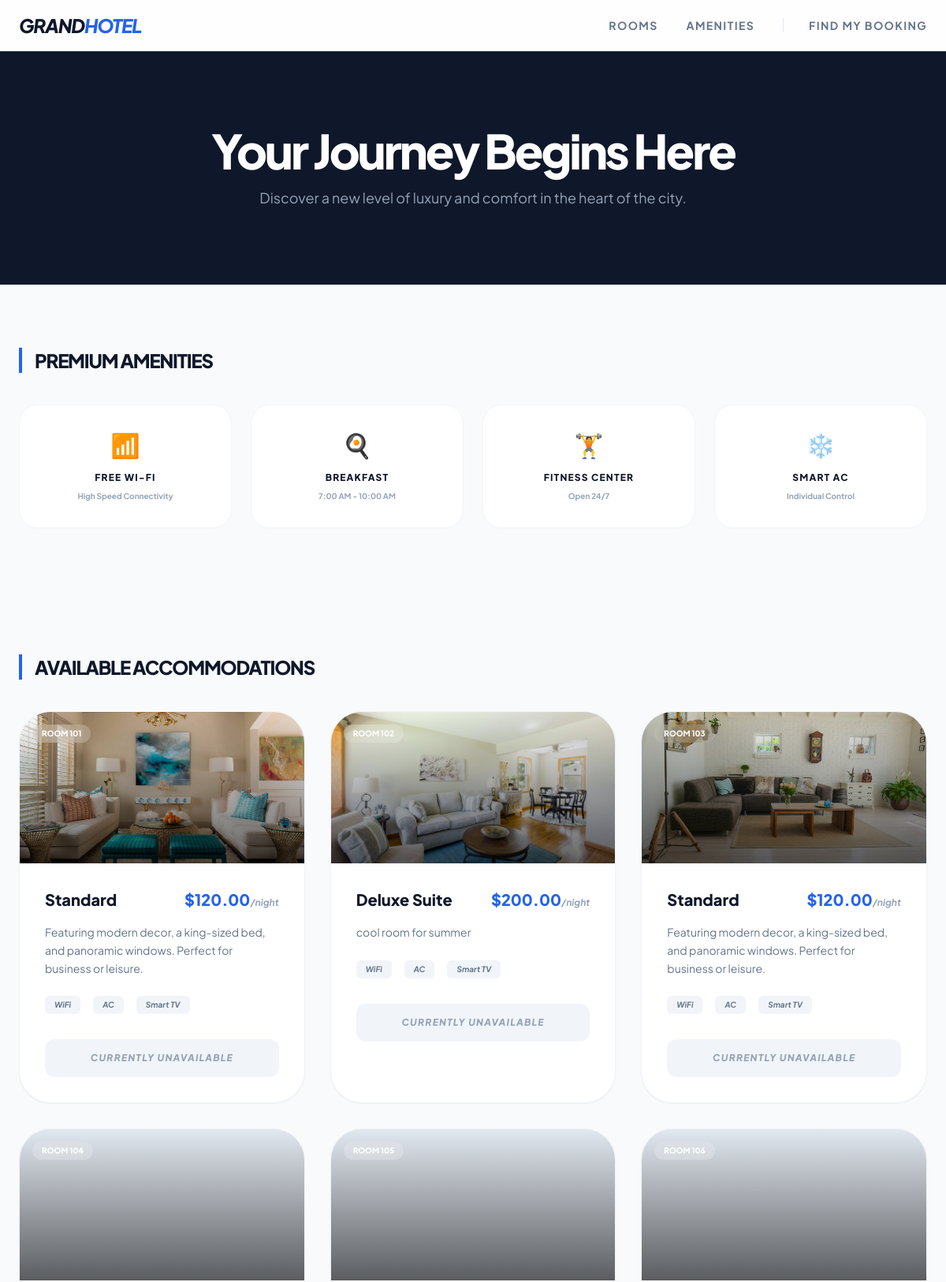
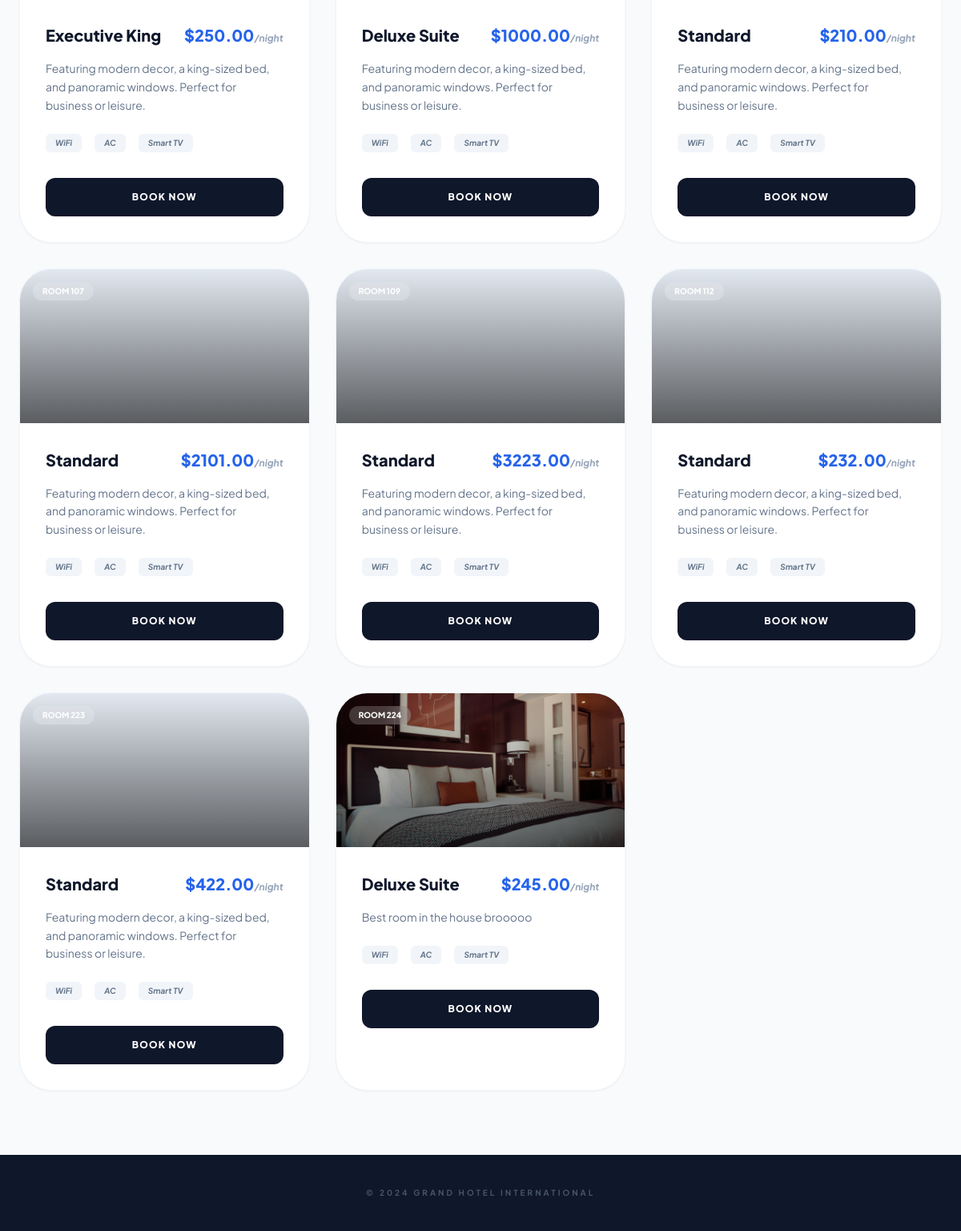
/book_online.php, run on the app's committed database (2 pictures, top to bottom).
### tables this page shows
CREATE TABLE `rooms` (
  `room_id` int(11) NOT NULL,
  `room_number` varchar(10) NOT NULL,
  `room_type` varchar(50) DEFAULT NULL,
  `housekeeping_status` enum('Clean','Dirty','Inspecting') DEFAULT 'Clean',
  `price_per_night` decimal(10,2) DEFAULT NULL,
  `description` text DEFAULT NULL,
  `photo` varchar(255) DEFAULT NULL
);

### book_online.php (the view, shortened to what this page needs)
<?php
include('db.php');
$booking = null;
$rooms_result = mysqli_query($conn, "SELECT * FROM rooms");
?>
<!DOCTYPE html>
<html lang="en">
<head>
    <script src="https://cdn.tailwindcss.com"></script>
</head>
<body class="bg-slate-50 text-slate-900">
    <nav class="bg-white/80 backdrop-blur-md border-b border-slate-100 sticky top-0 z-50 px-6 py-4">
        <div class="max-w-7xl mx-auto flex justify-between items-center">
            <h1 class="text-2xl font-extrabold tracking-tighter text-slate-900 italic">GRAND<span class="text-blue-600">HOTEL</span></h1>
            <div class="space-x-8 text-sm font-bold uppercase tracking-widest text-slate-500">
                <a href="#rooms" class="hover:text-blue-600 transition">Rooms</a>
                <a href="#amenities" class="hover:text-blue-600 transition">Amenities</a>
                <a href="find_booking.php" class="hover:text-blue-600 transition border-l pl-8 border-slate-200">Find My Booking</a>
            </div>
        </div>
    </nav>
    <?php if ($booking): ?>
        <main class="max-w-4xl mx-auto py-16 px-6">
            <div class="bg-white rounded-[3rem] shadow-2xl overflow-hidden border border-slate-100">
                <div class="bg-slate-900 p-12 text-center text-white">
                    <div class="w-16 h-16 bg-emerald-500 rounded-full flex items-center justify-center mx-auto mb-6 text-2xl">✓</div>
                    <h2 class="text-4xl font-black mb-2">Booking Confirmed!</h2>
                    <p class="text-slate-400 font-medium">We're excited to welcome you, <?php echo explode(' ', $booking['full_name'])[0]; ?>.</p>
                </div>
                <div class="p-12">
                    <div class="grid md:grid-cols-2 gap-12">
                        <div>
                            <h3 class="text-xs font-black uppercase tracking-[0.2em] text-blue-600 mb-4">Stay Details</h3>
                            <div class="space-y-4">
                                <div>
                                    <p class="text-sm text-slate-400 font-bold">Room</p>
                                    <p class="text-xl font-black"><?php echo $booking['room_type']; ?> (Room <?php echo $booking['room_number']; ?>)</p>
                                </div>
                                <div class="flex gap-8">
                                    <div>
                                        <p class="text-sm text-slate-400 font-bold">Check-in</p>
                                        <p class="font-black"><?php echo date('M d, Y', strtotime($booking['check_in'])); ?></p>
                                    </div>
                                    <div>
                                        <p class="text-sm text-slate-400 font-bold">Check-out</p>
                                        <p class="font-black"><?php echo date('M d, Y', strtotime($booking['check_out'])); ?></p>
                                    </div>
                                </div>
                            </div>
                        </div>
                        <div class="bg-slate-50 p-8 rounded-[2rem]">
                            <h3 class="text-xs font-black uppercase tracking-[0.2em] text-slate-400 mb-4">Description</h3>
                            <p class="text-sm text-slate-600 leading-relaxed italic">
                                "<?php echo !empty($booking['description']) ? $booking['description'] : 'A sanctuary of comfort. Your room includes premium linens, high-speed Wi-Fi, and access to all hotel amenities.'; ?>"
                            </p>
                            <div class="mt-6 pt-6 border-t border-slate-200">
                                <p class="text-xs font-bold text-slate-400 uppercase">Reference Number</p>
                                <p class="text-lg font-black text-slate-900">#BK-<?php echo $booking['booking_id']; ?></p>
                            </div>
                        </div>
                    </div>
                    <div class="mt-12 flex gap-4">
                        <button onclick="window.print()" class="flex-1 bg-slate-900 text-white py-5 rounded-2xl font-black uppercase tracking-widest hover:bg-blue-600 transition shadow-lg">Print Confirmation</button>
                        <a href="cancel_booking.php" class="flex-1 bg-slate-100 text-slate-500 py-5 rounded-2xl font-black uppercase tracking-widest text-center hover:bg-red-50 hover:text-red-500 transition">Cancel Booking</a>
                    </div>
                </div>
            </div>
        </main>
    <?php else: ?>
        <header class="bg-slate-900 py-24 px-6 text-center text-white">
            <h2 class="text-6xl font-black tracking-tighter mb-4">Your Journey Begins Here</h2>
            <p class="text-slate-400 text-lg max-w-2xl mx-auto">Discover a new level of luxury and comfort in the heart of the city.</p>
        </header>
        <section id="amenities" class="max-w-7xl mx-auto py-20 px-6">
            <h3 class="text-2xl font-black mb-10 border-l-4 border-blue-600 pl-4 uppercase tracking-tighter">Premium Amenities</h3>
            <div class="grid grid-cols-2 md:grid-cols-4 gap-6">
                <div class="bg-white p-8 rounded-3xl border border-slate-100 text-center hover:border-blue-600 transition">
                    <div class="text-3xl mb-4">📶</div>
                    <h4 class="font-black text-xs uppercase tracking-widest">Free Wi-Fi</h4>
                    <p class="text-slate-400 text-[10px] mt-2 font-bold">High Speed Connectivity</p>
                </div>
                <div class="bg-white p-8 rounded-3xl border border-slate-100 text-center hover:border-blue-600 transition">
                    <div class="text-3xl mb-4">🍳</div>
                    <h4 class="font-black text-xs uppercase tracking-widest">Breakfast</h4>
                    <p class="text-slate-400 text-[10px] mt-2 font-bold">7:00 AM - 10:00 AM</p>
                </div>
                <div class="bg-white p-8 rounded-3xl border border-slate-100 text-center hover:border-blue-600 transition">
                    <div class="text-3xl mb-4">🏋️</div>
                    <h4 class="font-black text-xs uppercase tracking-widest">Fitness Center</h4>
                    <p class="text-slate-400 text-[10px] mt-2 font-bold">Open 24/7</p>
                </div>
                <div class="bg-white p-8 rounded-3xl border border-slate-100 text-center hover:border-blue-600 transition">
                    <div class="text-3xl mb-4">❄️</div>
                    <h4 class="font-black text-xs uppercase tracking-widest">Smart AC</h4>
                    <p class="text-slate-400 text-[10px] mt-2 font-bold">Individual Control</p>
                </div>
            </div>
        </section>
        <main id="rooms" class="max-w-7xl mx-auto py-20 px-6">
            <h3 class="text-2xl font-black mb-10 border-l-4 border-blue-600 pl-4 uppercase tracking-tighter">Available Accommodations</h3>
            <div class="grid md:grid-cols-3 gap-8">
                <?php while($room = mysqli_fetch_assoc($rooms_result)): ?>
                    <div class="bg-white rounded-[2.5rem] shadow-sm border border-slate-100 overflow-hidden group hover:shadow-2xl transition-all duration-500">
                        <div class="h-48 bg-slate-200 relative overflow-hidden">
                            <?php if(!empty($room['photo'])): ?>
                                <img src="uploads/<?php echo $room['photo']; ?>" class="absolute inset-0 w-full h-full object-cover transition duration-500 group-hover:scale-110">
                            <?php endif; ?>
                            <div class="absolute inset-0 bg-gradient-to-t from-black/60 to-transparent"></div>
                            <span class="absolute top-4 left-4 bg-white/20 backdrop-blur-md text-white text-[10px] font-black px-3 py-1 rounded-full uppercase">Room <?php echo $room['room_number']; ?></span>
                        </div>
                        <div class="p-8">
                            <div class="flex justify-between items-start mb-4">
                                <h4 class="text-xl font-black"><?php echo $room['room_type']; ?></h4>
                                <p class="text-blue-600 font-black text-xl">$<?php echo $room['price_per_night']; ?><span class="text-xs text-slate-400 font-bold italic">/night</span></p>
                            </div>
                            <p class="text-slate-500 text-sm leading-relaxed mb-6 line-clamp-3">
                                <?php echo !empty($room['description']) ? $room['description'] : "Featuring modern decor, a king-sized bed, and panoramic windows. Perfect for business or leisure."; ?>
                            </p>
                            <div class="flex gap-4 mb-8">
                                <span class="text-[10px] font-bold bg-slate-100 px-3 py-1 rounded-md text-slate-500 italic">WiFi</span>
                                <span class="text-[10px] font-bold bg-slate-100 px-3 py-1 rounded-md text-slate-500 italic">AC</span>
                                <span class="text-[10px] font-bold bg-slate-100 px-3 py-1 rounded-md text-slate-500 italic">Smart TV</span>
                            </div>
                            <?php if($room['housekeeping_status'] == 'Clean'): ?>
                                <button onclick="openBooking('<?php echo $room['room_id']; ?>', '<?php echo $room['room_type']; ?>')" class="w-full bg-slate-900 text-white font-black py-4 rounded-xl uppercase tracking-widest text-xs group-hover:bg-blue-600 transition">Book Now</button>
                            <?php else: ?>
                                <button disabled class="w-full bg-slate-100 text-slate-400 font-black py-4 rounded-xl uppercase tracking-widest text-xs cursor-not-allowed italic">Currently Unavailable</button>
                            <?php endif; ?>
                        </div>
                    </div>
                <?php endwhile; ?>
            </div>
        </main>
    <?php endif; ?>
    <footer class="bg-slate-900 py-10 text-center">
        <p class="text-slate-600 text-[10px] font-bold uppercase tracking-[0.3em]">&copy; 2024 Grand Hotel International</p>
    </footer>
</body>
</html>

### book_online.php (style rules this page uses)
body { font-family: 'Plus Jakarta Sans', sans-serif; }

### data on the page
rooms: photo (picture), room_number "101", room_type "Standard", price_per_night "120.00", shows "Featuring modern decor, a king-sized bed, and panoramic windows. Perfect for business or leisure.", housekeeping_status "CURRENTLY UNAVAILABLE"
rooms: photo (picture), room_number "102", room_type "Deluxe Suite", price_per_night "200.00", description "cool room for summer", housekeeping_status "CURRENTLY UNAVAILABLE"
rooms: photo (picture), room_number "103", room_type "Standard", price_per_night "120.00", shows "Featuring modern decor, a king-sized bed, and panoramic windows. Perfect for business or leisure.", housekeeping_status "CURRENTLY UNAVAILABLE"
rooms: room_number "104", room_type "Executive King", price_per_night "250.00", shows "Featuring modern decor, a king-sized bed, and panoramic windows. Perfect for business or leisure."
rooms: room_number "105", room_type "Deluxe Suite", price_per_night "1000.00", shows "Featuring modern decor, a king-sized bed, and panoramic windows. Perfect for business or leisure."
rooms: room_number "106", room_type "Standard", price_per_night "210.00", shows "Featuring modern decor, a king-sized bed, and panoramic windows. Perfect for business or leisure."
rooms: room_number "107", room_type "Standard", price_per_night "2101.00", shows "Featuring modern decor, a king-sized bed, and panoramic windows. Perfect for business or leisure."
rooms: room_number "109", room_type "Standard", price_per_night "3223.00", shows "Featuring modern decor, a king-sized bed, and panoramic windows. Perfect for business or leisure."
rooms: room_number "112", room_type "Standard", price_per_night "232.00", shows "Featuring modern decor, a king-sized bed, and panoramic windows. Perfect for business or leisure."
rooms: room_number "223", room_type "Standard", price_per_night "422.00", shows "Featuring modern decor, a king-sized bed, and panoramic windows. Perfect for business or leisure."
rooms: photo (picture), room_number "224", room_type "Deluxe Suite", price_per_night "245.00", description "Best room in the house brooooo"
